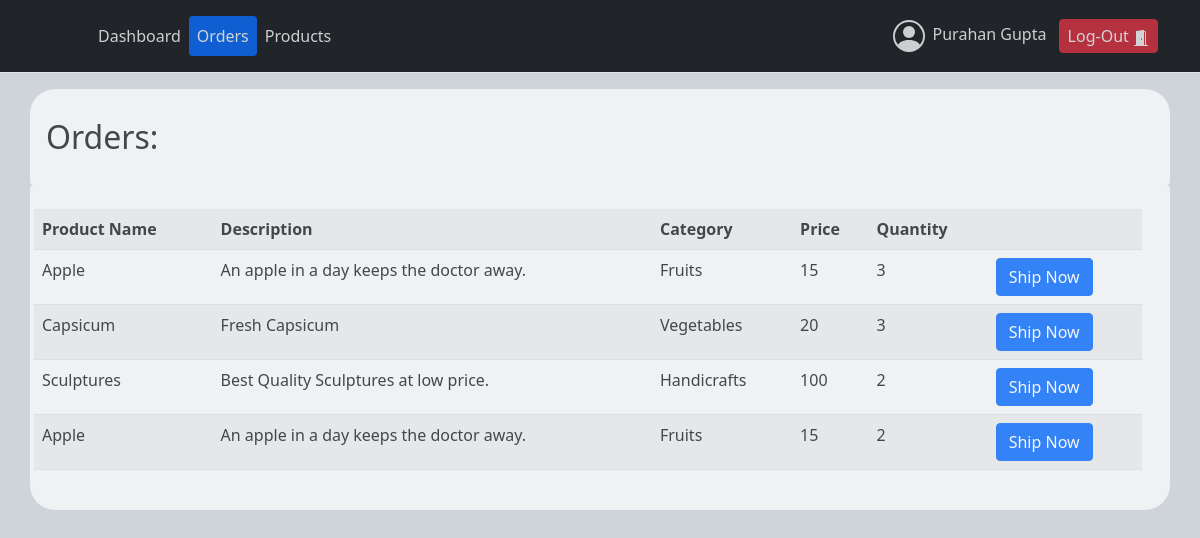
Screenshot of /Agroventure/seller/orders.php (signed in) with the database file from the repository.
### tables this page shows
CREATE TABLE `order_detail` (
  `id` int(11) NOT NULL,
  `order_id` int(11) NOT NULL,
  `product_id` int(11) NOT NULL,
  `quantity` int(11) NOT NULL,
  `price` int(11) NOT NULL
);

CREATE TABLE `products` (
  `id` int(11) NOT NULL,
  `user_id` int(11) NOT NULL,
  `category_id` int(11) NOT NULL,
  `name` varchar(200) NOT NULL,
  `description` text NOT NULL,
  `picture_1` varchar(25) NOT NULL,
  `picture_2` varchar(25) NOT NULL,
  `picture_3` varchar(25) NOT NULL,
  `picture_4` varchar(25) NOT NULL,
  `picture_5` varchar(25) NOT NULL,
  `price` decimal(13,0) NOT NULL,
  `created_on` date NOT NULL,
  `modified_on` date NOT NULL
);

CREATE TABLE `categories` (
  `id` int(11) NOT NULL,
  `name` char(20) NOT NULL
);

### Agroventure/seller/orders.php (the view, shortened to what this page needs)
<?php
$servername = "localhost";
$username = "root";
$password = "";
$dbname = "agroventure";
$conn = new mysqli($servername, $username, $password, $dbname);
$sql = "SELECT p.*, c.name as categoryName, od.order_id, od.quantity, od.price as sellingPrice FROM `order_detail` as od JOIN `products` as p ON(od.product_id=p.id) JOIN categories c ON(p.category_id=c.id)  WHERE p.user_id = ".$_SESSION['id'];
$products = $conn->query($sql);
?>
<!DOCTYPE html>
<html lang="en">
	<head>
        <link rel="stylesheet" href="../style.css">
        <link href="https://cdn.jsdelivr.net/npm/bootstrap@5.0.1/dist/css/bootstrap.min.css" rel="stylesheet" />
	</head>
	<body style="background-color: #ced4da;">
        <header class="p-3 mb-3 border-bottom bg-dark text-light">
            <div class="container">
				<div class="d-flex flex-wrap align-items-center justify-content-center justify-content-lg-start">
					<a href="/" class="d-flex align-items-center mb-2 mb-lg-0 text-dark text-decoration-none">
						<svg class="bi me-2" width="40" height="32" role="img" aria-label="Bootstrap"><use xlink:href="#bootstrap"></use></svg>
					</a>
					<ul class="nav col-12 col-lg-auto me-lg-auto mb-2 justify-content-center mb-md-0 nav-pills">
						<li><a href="dashboard.php" class="link-light navbar-link nav-link px-2">Dashboard</a></li>
						<li><a href="orders.php" class="link-light navbar-link nav-link px-2 active">Orders</a></li>
						<li><a href="products-list.php" class="link-light navbar-link nav-link px-2">Products</a></li>
					</ul>
					<div class="row">
						<div class="col">
							<span class="display-name mx-2 my-1"><?php echo $_SESSION['fname']." ".$_SESSION['lname'];?></span>
							<a href="log_out.php">
								<button type="button" class="mr-3 px-2 py-1 btn btn-danger">Log-Out
								</button>
							</a>
						</div>
					</div>
				</div>
            </div>
        </header>
		<div class="container rounded-bottom my-0 mb-0 px-3 py-4 text-dark bg-light">
			<div class="row">
				<div class="col fs-2">Orders:</div>
			</div>
		</div>
		<div class="container rounded-top my-0 px-3 mt-0 py-4 text-dark bg-light">
			<div class="row">
				<div class="row">
					<table class="table table-striped table-hover">
						<tr>
							<th>Product Name</th>
							<th>Description</th>
							<th>Category</th>
							<th>Price</th>
							<th>Quantity</th>
							<th></th>
						</tr>
					<?php
						if ($products->num_rows > 0) {
							while($row = $products->fetch_assoc()) {
								echo '<tr>';
								echo '<td>'.$row['name'].'</td>';
								echo '<td>'.$row['description'].'</td>';
								echo '<td>'.$row['categoryName'].'</td>';
								echo '<td>'.$row['sellingPrice'].'</td>';
								echo '<td>'.$row['quantity'].'</td>';
								echo '<td><a class="btn btn-primary" href="shipping.php?id='.$row['order_id'].'" role="button">Ship Now</a></td>';
								echo '</tr>';
							}
						}
					?>
					</table>
				</div>
			</div>
		</div>
	</body>
</html>

### Agroventure/style.css (style rules this page uses)
.container { opacity: 0.8; border-radius: 25px; width: 80%; }
ul, li, ol { margin: 0px; padding: 0px; list-style: none; }
.nav-link { border-radius: .25rem; }
* { box-sizing: border-box !important; transition: ease all 0.5s; margin: 0px; }
html { scroll-behavior: smooth; }
body { color: #666666; font-size: 14px; font-family: poppins; line-height: 1.80857; font-weight: normal; overflow-x: hidden; }
a { color: #1f1f1f; text-decoration: none !important; outline: none !important; -webkit-transition: all .3s ease-in-out; -moz-transition: all .3s ease-in-out; -ms-transition: all .3s ease-in-out; -o-transition: all .3s ease-in-out; transition: all .3s ease-in-out; }
*, *::after, *::before { -webkit-box-sizing: border-box; -moz-box-sizing: border-box; box-sizing: border-box; }
a { color: #222222; text-decoration: none; outline: none !important; }
a, .btn { text-decoration: none !important; outline: none !important; -webkit-transition: all .3s ease-in-out; -moz-transition: all .3s ease-in-out; -ms-transition: all .3s ease-in-out; -o-transition: all .3s ease-in-out; transition: all .3s ease-in-out; }
button { border: 0; margin: 0; padding: 0; cursor: pointer; }
.nav>li { position: inherit; display: inline-block; vertical-align: middle; }
.container { width:100%; padding-right:15px; padding-left:15px;margin-right:auto;margin-left:auto }
@media (min-width:576px) { .container { max-width:540px } }
@media (min-width:576px) { .container { max-width:1140px } }
.row { display:-ms-flexbox;display:flex;-ms-flex-wrap:wrap; flex-wrap:wrap;margin-right:-15px;margin-left:-15px }

### rows the page displays
order_detail: product.name "Apple", product.description "An apple in a day keeps the doctor away.", categories.name "Fruits", price "15", quantity "3"
order_detail: product.name "Capsicum", product.description "Fresh Capsicum", categories.name "Vegetables", price "20", quantity "3"
order_detail: product.name "Sculptures", product.description "Best Quality Sculptures at low price.", categories.name "Handicrafts", price "100", quantity "2"
order_detail: product.name "Apple", product.description "An apple in a day keeps the doctor away.", categories.name "Fruits", price "15", quantity "2"

### other values shown
$_SESSION['fname'] "Purahan"
$_SESSION['lname'] "Gupta"
